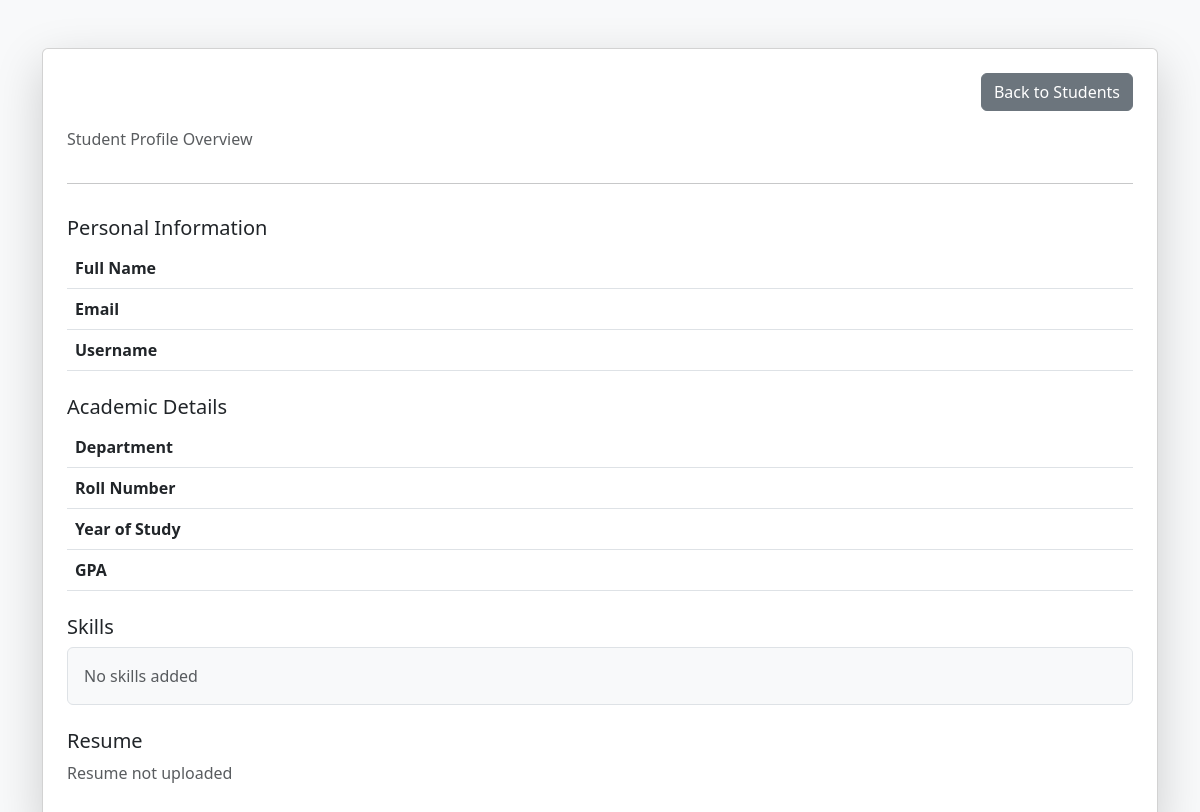
Page /manager/student/3 (signed in) on the earlier database version.
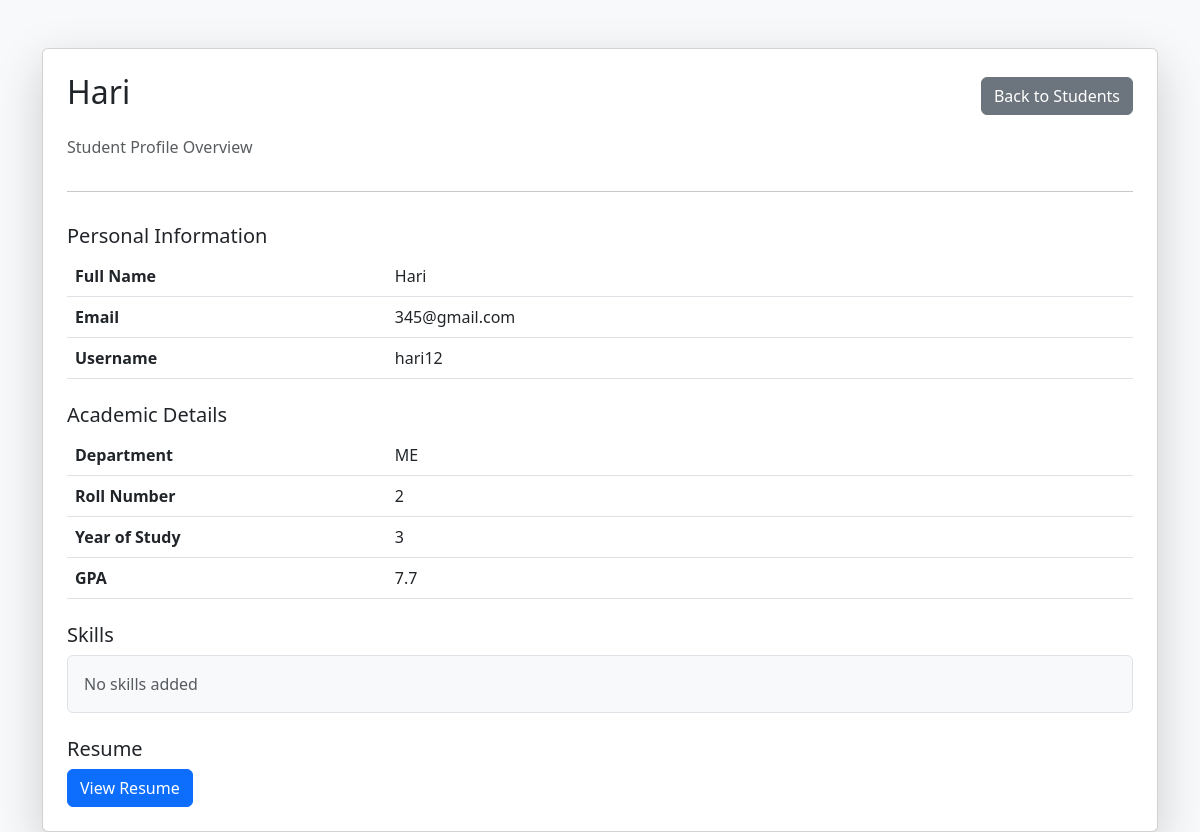
Same page on the later database version.
### application/models.py (models this page shows)
class User(db.Model, UserMixin):
    id = db.Column(db.Integer, primary_key=True)
    username = db.Column(db.String(80), unique=True, nullable=False)
    email = db.Column(db.String(120), unique=True, nullable=False)
    name = db.Column(db.String(120), nullable=False)
    password = db.Column(db.String(200), nullable=False)
    type = db.Column(db.String, nullable=False, default="user")
    isBlacklisted = db.Column(db.Boolean, nullable=False, default=False)
    student = db.relationship('Student', backref='user', uselist=False)

class Student(db.Model):
    id = db.Column(db.Integer, primary_key=True)
    userId = db.Column(db.Integer, db.ForeignKey('user.id'), nullable=False)
    rollNumber = db.Column(db.String(20), unique=True, nullable=False)
    department = db.Column(db.String(50), nullable=False)
    gpa = db.Column(db.Float, nullable=False)
    resume = db.Column(db.String(200), nullable=True)  # Path to resume file
    yearOfStudy = db.Column(db.Integer, nullable=False)
    applications = db.relationship("Application",back_populates="student", cascade="all, delete-orphan" )

### application/controllers.py (the view)
@app.route("/manager/student/<int:id>")
@login_required
def student_profile(id):
    if current_user.type != "manager":
        return redirect("/login")
    student = Student.query.filter_by(userId=id).first()
    user = User.query.get(id)
    return render_template(
        "studentprofiles.html",
        user=user,
        student=student
    )

### app.py (called while the page is built)
def create_app():
    app = Flask(__name__)
    app.config['SECRET_KEY'] = "afgjke12359754iloyuremane45j"
    app.config['SQLALCHEMY_DATABASE_URI'] = 'sqlite:///placement_portal.sqlite3'
    app.config['SQLALCHEMY_TRACK_MODIFICATIONS'] = False
    app.debug = True
    db.init_app(app)
    login_manager.init_app(app)
    login_manager.login_view = "login"
    @login_manager.user_loader
    def load_user(user_id):
        if not user_id:
            return None
        try:
            uid = int(user_id)
        except Exception:
            return None
        user = User.query.get(uid)
        if user:
            return user
        return Company.query.get(uid)
    return app

### templates/studentprofiles.html (shortened to what this page needs)
<!DOCTYPE html>
<html>
<head>
<link href="https://cdn.jsdelivr.net/npm/bootstrap@5.3.0/dist/css/bootstrap.min.css" rel="stylesheet">
</head>
<body class="bg-light">
<div class="container mt-5">
<div class="card shadow-lg p-4">
<div class="d-flex justify-content-between align-items-center mb-3">
<h2>{{ user.name }}</h2>
<a href="/manager/students" class="btn btn-secondary">
Back to Students
</a>
</div>
<p class="text-muted">Student Profile Overview</p>
<hr>
<h5 class="mt-3">Personal Information</h5>
<div class="table-responsive">
<table class="table table-hover align-middle">
<tr>
<th width="30%">Full Name</th>
<td>{{ user.name }}</td>
</tr>
<tr>
<th>Email</th>
<td>{{ user.email }}</td>
</tr>
<tr>
<th>Username</th>
<td>{{ user.username }}</td>
</tr>
</table>
<h5 class="mt-4">Academic Details</h5>
<div class="table-responsive">
<table class="table table-hover align-middle">
<tr>
<th width="30%">Department</th>
<td>{{ student.department }}</td>
</tr>
<tr>
<th>Roll Number</th>
<td>{{ student.rollNumber }}</td>
</tr>
<tr>
<th>Year of Study</th>
<td>{{ student.yearOfStudy }}</td>
</tr>
<tr>
<th>GPA</th>
<td>{{ student.gpa }}</td>
</tr>
</table>
<h5 class="mt-4">Skills</h5>
<div class="border p-3 bg-light rounded">
{% if student.skills %}
{{ student.skills }}
{% else %}
<span class="text-muted">No skills added</span>
{% endif %}
</div>
<h5 class="mt-4">Resume</h5>
{% if student.resume %}
<a href="/resume/{{student.resume}}"
class="btn btn-primary"
target="_blank">
View Resume
</a>
{% else %}
<p class="text-muted">Resume not uploaded</p>
{% endif %}
</div>
</div>
</body>
</html>

Differences in the rows shown:
added User: name "Hari", email "345@gmail.com", username "hari12"
added Student: department "ME", rollNumber "2", yearOfStudy "3", gpa "7.7"
Other differences:
text no longer shown: "Resume not uploaded"
text now shown: "View Resume"
